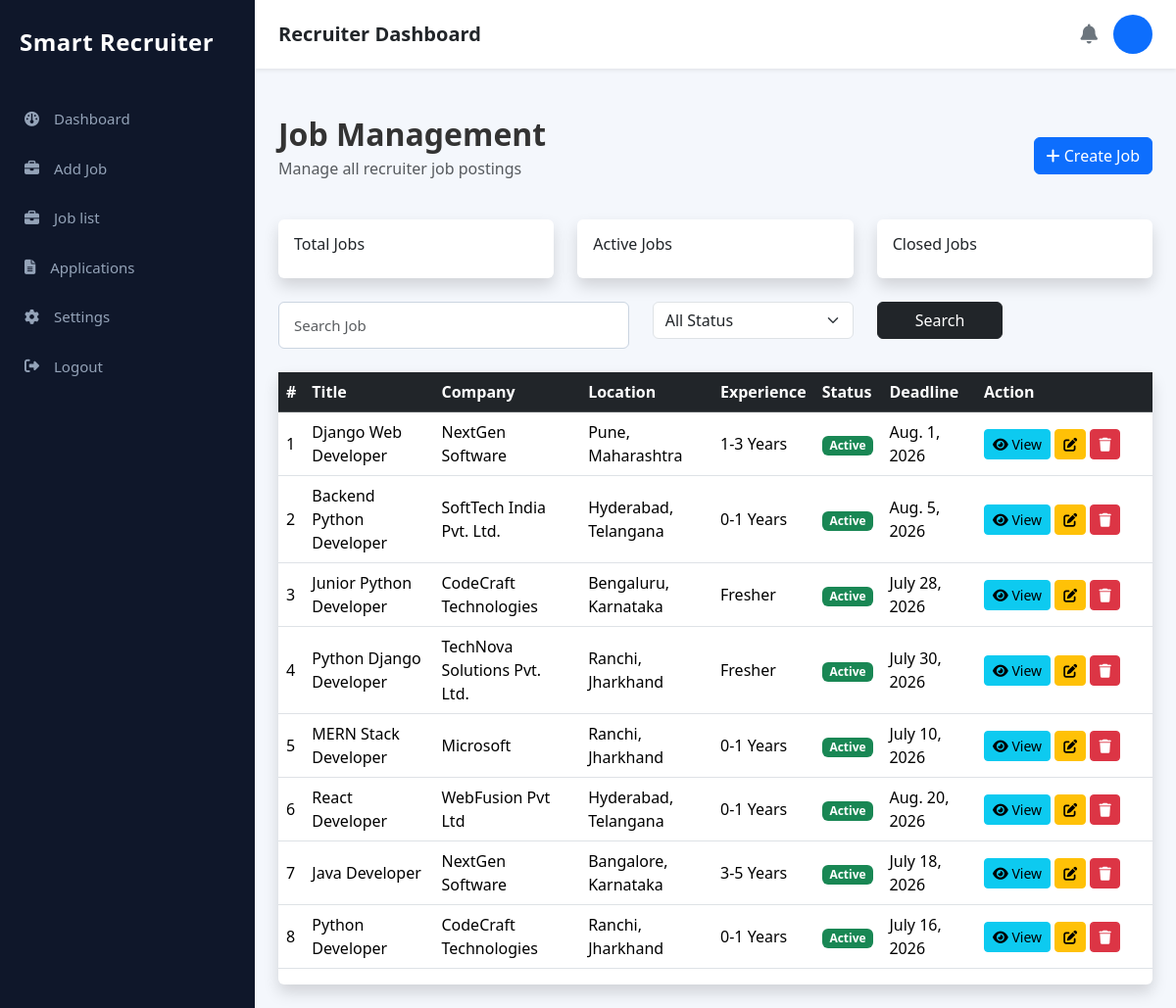
The app's page /recruiter/jobs/ with its own data.
### job/models.py (models this page shows, shortened)
class Job(models.Model):
    JOB_TYPES = (
        ("Full Time", "Full Time"),
        ("Part Time", "Part Time"),
        ("Internship", "Internship"),
        ("Contract", "Contract"),
        ("Remote", "Remote"),
    )
    WORK_MODE = (
        ("Onsite", "Onsite"),
        ("Remote", "Remote"),
        ("Hybrid", "Hybrid"),
    )
    STATUS = (
        ("Active", "Active"),
        ("Closed", "Closed"),
    )
    EXPERIENCE = (
        ("Fresher", "Fresher"),
        ("0-1 Years", "0-1 Years"),
        ("1-3 Years", "1-3 Years"),
        ("3-5 Years", "3-5 Years"),
        ("5+ Years", "5+ Years"),
    )
    title = models.CharField(max_length=200)
    company = models.CharField(max_length=200)
    company_logo = models.ImageField(
        upload_to="company_logo/",
        blank=True,
        null=True
    )
    location = models.CharField(max_length=200)
    work_mode = models.CharField(
        max_length=20,
        choices=WORK_MODE,
        default="Onsite"
    )
    job_type = models.CharField(
        max_length=30,
        choices=JOB_TYPES,
        default="Full Time"
    )
    experience = models.CharField(
        max_length=30,
        choices=EXPERIENCE,
        default="Fresher"
    )
    education = models.CharField(max_length=200)
    salary = models.CharField(max_length=100)
    openings = models.PositiveIntegerField(default=1)
    applicants = models.PositiveIntegerField(default=0)
    skills = models.TextField(
        help_text="Example: Python, Django, SQL, REST API"
    )
    responsibilities = models.TextField()
    requirements = models.TextField()
    benefits = models.TextField(blank=True)
    description = models.TextField()
    deadline = models.DateField(default=timezone.now)
    status = models.CharField(
        max_length=20,
        choices=STATUS,
        default="Active"
    )
    created_at = models.DateTimeField(auto_now_add=True)

### recruiter/views.py (the view)
def recruiter_job_list(request):
    jobs = Job.objects.all().order_by("-created_at")
    return render(
        request,
        "recruiter/job_list.html",
        {
            "jobs": jobs
        }
    )

### templates/recruiter/job_list.html (shortened to what this page needs)
{% extends 'recruiter/recruiter_base.html' %} {% load static %} {% block content %}
<div class="container-fluid py-4">
  <div class="d-flex justify-content-between align-items-center mb-4">
    <div>
      <h2 class="fw-bold mb-1">Job Management</h2>
      <p class="text-muted">Manage all recruiter job postings</p>
    </div>
    <a href="{% url 'add_job' %}" class="btn btn-primary">
      <i class="fa-solid fa-plus"></i>
      Create Job
    </a>
  </div>
  <div class="row g-4 mb-4">
    <div class="col-md-4">
      <div class="card shadow border-0">
        <div class="card-body">
          <h6>Total Jobs</h6>
        </div>
      </div>
    </div>
    <div class="col-md-4">
      <div class="card shadow border-0">
        <div class="card-body">
          <h6>Active Jobs</h6>
        </div>
      </div>
    </div>
    <div class="col-md-4">
      <div class="card shadow border-0">
        <div class="card-body">
          <h6>Closed Jobs</h6>
        </div>
      </div>
    </div>
  </div>
  <form method="GET">
    <div class="row mb-4">
      <div class="col-md-5">
        <input
          type="text"
          name="search"
          class="form-control"
          placeholder="Search Job"
        />
      </div>
      <div class="col-md-3">
        <select name="status" class="form-select">
          <option value="">All Status</option>
        </select>
      </div>
      <div class="col-md-2">
        <button class="btn btn-dark w-100">Search</button>
      </div>
    </div>
  </form>
  <div class="card shadow border-0">
    <div class="table-responsive">
      <table class="table table-hover align-middle">
        <thead class="table-dark">
          <tr>
            <th>#</th>
            <th>Title</th>
            <th>Company</th>
            <th>Location</th>
            <th>Experience</th>
            <th>Status</th>
            <th>Deadline</th>
            <th width="180">Action</th>
          </tr>
        </thead>
        <tbody>
          {% for job in jobs %}
          <tr>
            <td>{{ forloop.counter }}</td>
            <td>{{ job.title }}</td>
            <td>{{ job.company }}</td>
            <td>{{ job.location }}</td>
            <td>{{ job.experience }}</td>
            <td>
              {% if job.status == "Active" %}
              <span class="badge bg-success"> Active </span>
              {% else %}
              <span class="badge bg-danger"> Closed </span>
              {% endif %}
            </td>
            <td>{{ job.deadline }}</td>
            <td>
              <a
                href="{% url 'recruiter_job_detail' job.id %}"
                class="btn btn-info btn-sm"
              >
                <i class="fa-solid fa-eye"></i>
                View
              </a>
              <a
                href="{% url 'edit_job' job.id %}"
                class="btn btn-sm btn-warning"
              >
                <i class="fa fa-edit"></i>
              </a>
              <a
             href="{% url 'delete_job' job.id %}"
              class="btn btn-sm btn-danger">
                <i class="fa fa-trash"></i>
              </a>
            </td>
          </tr>
          {% empty %}
          <tr>
            <td colspan="8" class="text-center">No Jobs Found</td>
          </tr>
          {% endfor %}
        </tbody>
      </table>
    </div>
  </div>
</div>
{% endblock %}

### static/css/recruiter.css (style rules this page uses)
* { margin: 0; padding: 0; box-sizing: border-box; font-family: "Segoe UI", Tahoma, Geneva, Verdana, sans-serif; }
body { background: #f4f7fc; color: #333; }
.form-control { width: 100%; padding: 12px 15px; border: 1px solid #cbd5e1; border-radius: 6px; font-size: 15px; color: #334155; outline: none; transition: border 0.2s ease; }

### records on screen
Job: title "Django Web Developer", company "NextGen Software", location "Pune, Maharashtra", experience "1-3 Years", status "Active", deadline "Aug. 1, 2026"
Job: title "Backend Python Developer", company "SoftTech India Pvt. Ltd.", location "Hyderabad, Telangana", experience "0-1 Years", status "Active", deadline "Aug. 5, 2026"
Job: title "Junior Python Developer", company "CodeCraft Technologies", location "Bengaluru, Karnataka", experience "Fresher", status "Active", deadline "July 28, 2026"
Job: title "Python Django Developer", company "TechNova Solutions Pvt. Ltd.", location "Ranchi, Jharkhand", experience "Fresher", status "Active", deadline "July 30, 2026"
Job: title "MERN Stack Developer", company "Microsoft", location "Ranchi, Jharkhand", experience "0-1 Years", status "Active", deadline "July 10, 2026"
Job: title "React Developer", company "WebFusion Pvt Ltd", location "Hyderabad, Telangana", experience "0-1 Years", status "Active", deadline "Aug. 20, 2026"
Job: title "Java Developer", company "NextGen Software", location "Bangalore, Karnataka", experience "3-5 Years", status "Active", deadline "July 18, 2026"
Job: title "Python Developer", company "CodeCraft Technologies", location "Ranchi, Jharkhand", experience "0-1 Years", status "Active", deadline "July 16, 2026"
